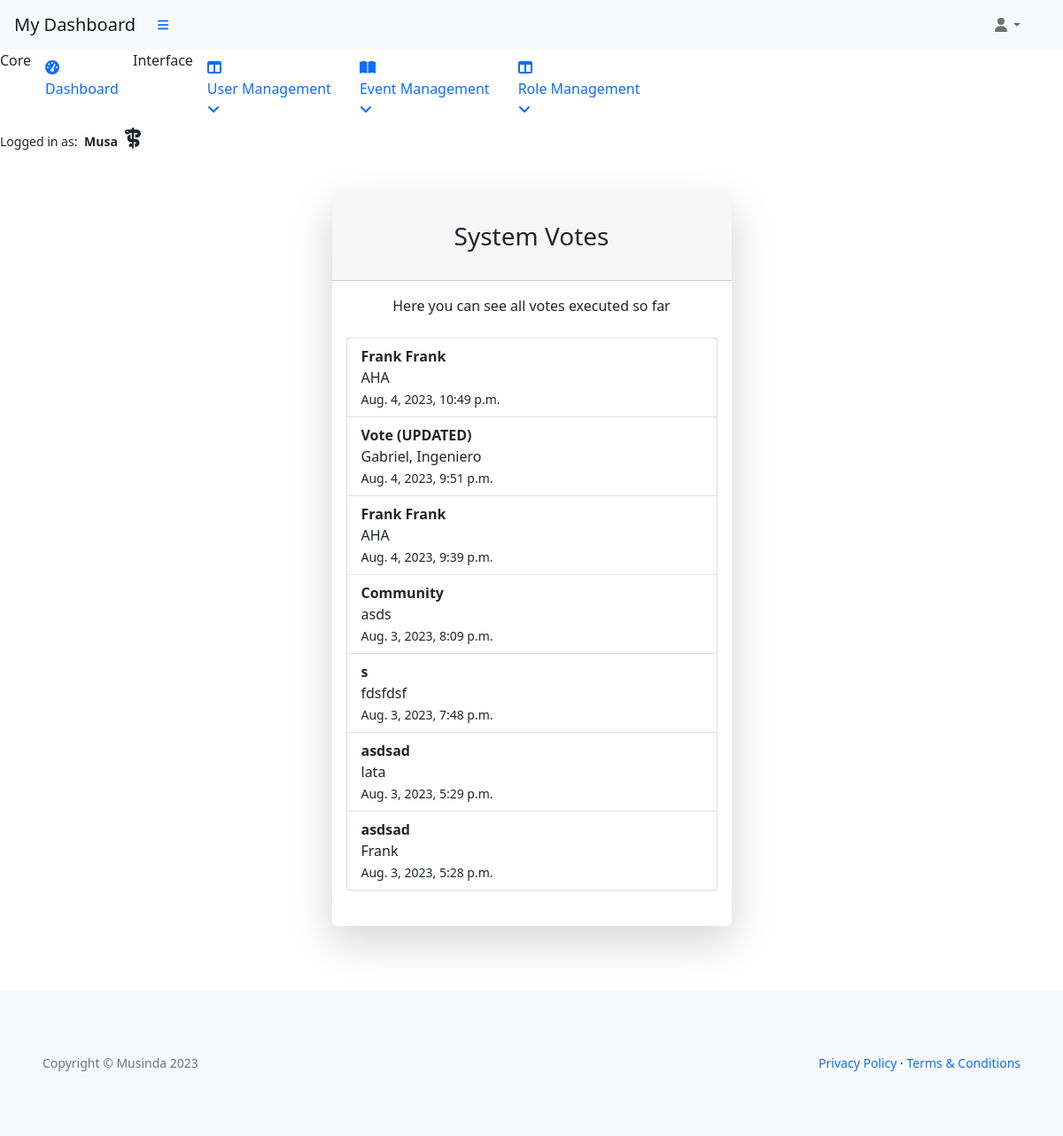
The app's page /office/votes (signed in), older data.
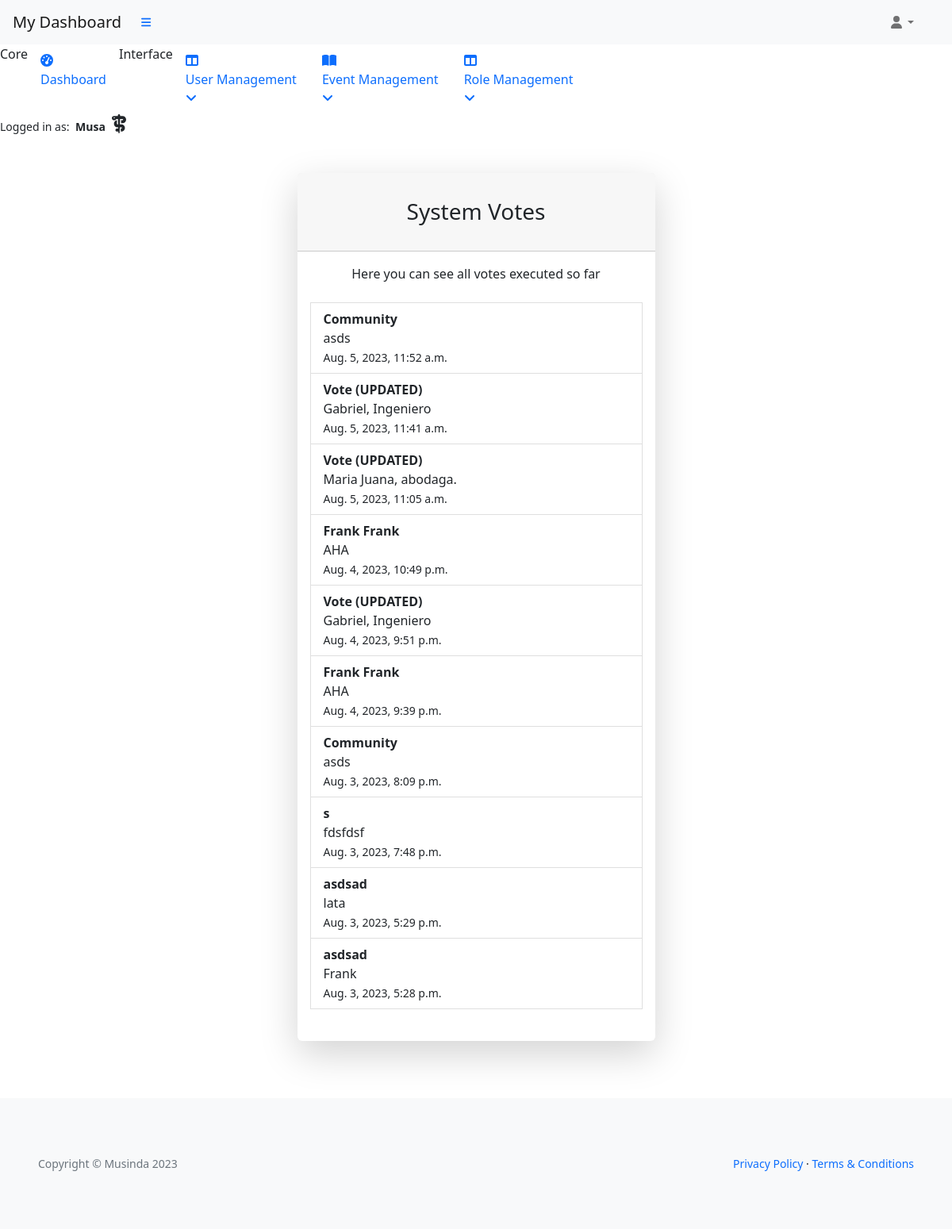
The same page, newer data.
### musa/models.py (models this page shows, shortened)
class UserProfile(AbstractUser):
    verified = models.BooleanField(default=False)
    role = models.IntegerField(choices=ROLES, default=0)
    user_card = models.ManyToManyField(
        'vote_management.VoteCard', through='vote_management.VoteRecord', related_name='user_cards')
    class Meta:
        ordering = ['username']

### vote_management/models.py (models this page shows, shortened)
class VoteRecord(models.Model):
    voter = models.ForeignKey(
        'musa.UserProfile', on_delete=models.CASCADE, related_name="voter_record")
    vote_card = models.ForeignKey(
        VoteCard, on_delete=models.CASCADE, related_name="votecard_record")
    elected_person = models.ForeignKey('ElectedPerson',
                                       on_delete=models.CASCADE,
                                       related_name="elected_record")
    timestamp = models.DateTimeField(auto_now_add=True)
    class Meta:
        ordering = ['timestamp']

class VoteCard(models.Model):
    title = models.CharField(max_length=80, unique=True)
    slug = models.SlugField(max_length=200, unique=True)
    author = models.ForeignKey(
        'musa.UserProfile', on_delete=models.CASCADE, related_name="card_author")
    category = models.ForeignKey(
        Category, on_delete=models.CASCADE, related_name="categories")
    mission = models.CharField(max_length=80)
    location = models.CharField(max_length=80)
    description = models.TextField(max_length=264)
    expire = models.DateField()
    event_image = CloudinaryField('image', default='placeholder')
    vote_record = models.ManyToManyField('musa.UserProfile', through='VoteRecord',
                                         related_name='user_votes', blank=True)
    candidates = models.ManyToManyField('ElectedPerson', related_name='vote_cards',
                                        blank=True)
    status = models.IntegerField(choices=STATUS, default=0)
    excerpt = models.TextField(blank=True)
    type = models.IntegerField(choices=CARD_TYPE, default=0)
    created_on = models.DateField(auto_now_add=True)
    class Meta:
        ordering = ['-created_on']
    def __str__(self):
        return self.title

class ElectedPerson(models.Model):
    name = models.CharField(max_length=80, unique=True)
    is_elected = models.BooleanField(default=False)
    vote_card = models.ForeignKey(
        VoteCard, on_delete=models.CASCADE, related_name="vote_candidate", blank=True)
    class Meta:
        ordering = ['name']
    def __str__(self):
        return self.name

### vote_management/views.py (the view)
# urls.py: path('office/votes', AdminVotes.as_view(),
class AdminVotes(AdminRequiredMixin, generic.ListView):
    model = VoteRecord
    template_name = 'backend/admin-dashboard/admin_votes.html'
    paginate_by = 10
    context_object_name = 'admin_votes'
    def get_queryset(self):
        return VoteRecord.objects.order_by('-timestamp')

### admin_profile/views.py (called while the page is built)
    def test_func(self):
        user_profile = self.request.user
        return user_profile and user_profile.role == 2

### templates/backend/admin-dashboard/admin_votes.html (shortened to what this page needs)
{% extends "backend/admin-dashboard/base.html" %}
{% load i18n %}
{% block content %}
<div id="layoutSidenav_content">
    <main>
        <div class="container">
            <div class="row justify-content-center">
                <div class="col-lg-5">
                    <div class="card shadow-lg border-0 rounded-lg my-5">
                        <div class="card-header">
                            <h3 class="text-center font-weight-light my-4">System Votes</h3>
                        </div>
                        <div class="card-body">
                            <p class="text-center">Here you can see all votes executed so far</p>
                            <ul class="list-group my-4">
                                {% for vote in admin_votes.all %}
                                <li class="list-group-item">
                                    <strong>{{ vote.vote_card }}</strong><br>{{ vote.elected_person }}<br>
                                    <small>{{ vote.timestamp }}</small>
                                </li>
                                {% endfor %}
                            </ul>
                        </div>
                    </div>
                </div>
            </div>
        </div>
    </main>
</div>
{% endblock %}

### templates/backend/admin-dashboard/base.html (shortened to what this page needs)
{% load static %}
{% now "Y-m-d" as current_date %}
<!DOCTYPE html>
<html lang="en">
<head>
    <link href="https://cdn.jsdelivr.net/npm/simple-datatables@7.1.2/dist/style.min.css" rel="stylesheet" />
    <link href="{% static 'admin/css/styles.css' %}" rel="stylesheet" />
    <link rel="stylesheet" href="{% static 'custom/css/style.css' %}">
</head>
<body class="sb-nav-fixed">
    <nav class="sb-topnav navbar navbar-expand navbar-light bg-light">
        <a class="navbar-brand ps-3" href="{% url 'admin_dashboard' %}">My Dashboard</a>
        <button class="btn btn-link btn-sm order-1 order-lg-0 me-4 me-lg-0" id="sidebarToggle" href="#!"><i
                class="fas fa-bars"></i></button>
        <div class="d-md-inline-block form-inline ms-auto me-0 me-md-3 my-2 my-md-0">
            <ul class="navbar-nav ms-auto ms-md-0 me-3 me-lg-4">
                <li class="nav-item dropdown">
                    <a class="nav-link dropdown-toggle" id="navbarDropdown" href="#" role="button"
                        data-bs-toggle="dropdown" aria-expanded="false"><i class="fas fa-user fa-fw"></i></a>
                </li>
            </ul>
        </div>
    </nav>
    <div id="layoutSidenav">
        <div id="layoutSidenav_nav">
            <nav class="sb-sidenav accordion sb-sidenav-light" id="sidenavAccordion">
                <div class="sb-sidenav-menu">
                    <div class="nav">
                        <div class="sb-sidenav-menu-heading">Core</div>
                        <a class="nav-link" href="{% url 'admin_dashboard' %}">
                            <div class="sb-nav-link-icon"><i class="fas fa-tachometer-alt"></i></div>
                            Dashboard
                        </a>
                        <div class="sb-sidenav-menu-heading">Interface</div>
                        <a class="nav-link collapsed" href="#" data-bs-toggle="collapse"
                            data-bs-target="#collapseLayouts" aria-expanded="false" aria-controls="collapseLayouts">
                            <div class="sb-nav-link-icon"><i class="fas fa-columns"></i></div>
                            User Management
                            <div class="sb-sidenav-collapse-arrow"><i class="fas fa-angle-down"></i></div>
                        </a>
                        <a class="nav-link collapsed" href="#" data-bs-toggle="collapse" data-bs-target="#collapsePages"
                            aria-expanded="false" aria-controls="collapsePages">
                            <div class="sb-nav-link-icon"><i class="fas fa-book-open"></i></div>
                            Event Management
                            <div class="sb-sidenav-collapse-arrow"><i class="fas fa-angle-down"></i></div>
                        </a>
                        <a class="nav-link collapsed" href="#" data-bs-toggle="collapse" data-bs-target="#collapseRoles"
                            aria-expanded="false" aria-controls="collapseRoles">
                            <div class="sb-nav-link-icon"><i class="fas fa-columns"></i></div>
                            Role Management
                            <div class="sb-sidenav-collapse-arrow"><i class="fas fa-angle-down"></i></div>
                        </a>
                    </div>
                </div>
                <div class="sb-sidenav-footer">
                    <div class="small">Logged in as:
                        <span class="px-1"><strong>{{ request.user.username }}
                                {% if request.user.role == 2 %}
                                <i class="fa-solid fa-staff-snake px-1 fs-4 text"></i>
                                {% endif %}
                            </strong>
                        </span>
                    </div>
                </div>
            </nav>
        </div>
        {% block content %}
        {% endblock content %}
    </div>
    <footer class="py-4 bg-light mt-4">
        <div class="container-fluid p-5">
            <div class="d-flex align-items-center justify-content-between small">
                <div class="text-muted">Copyright &copy; Musinda 2023</div>
                <div>
                    <a href="#">Privacy Policy</a>
                    &middot;
                    <a href="#">Terms &amp; Conditions</a>
                </div>
            </div>
        </div>
    </footer>
</body>
</html>

### static/custom/css/style.css (style rules this page uses)
a { text-decoration: none; }
.list-group { border-radius: 0; }

Row changes from the older to the newer data that the page shows:
added VoteRecord: vote_card "Community", elected_person "asds", timestamp "Aug. 5, 2023, 11:52 a.m."
added VoteRecord: vote_card "Vote (UPDATED)", elected_person "Gabriel, Ingeniero", timestamp "Aug. 5, 2023, 11:41 a.m."
added VoteRecord: vote_card "Vote (UPDATED)", elected_person "Maria Juana, abodaga.", timestamp "Aug. 5, 2023, 11:05 a.m."
